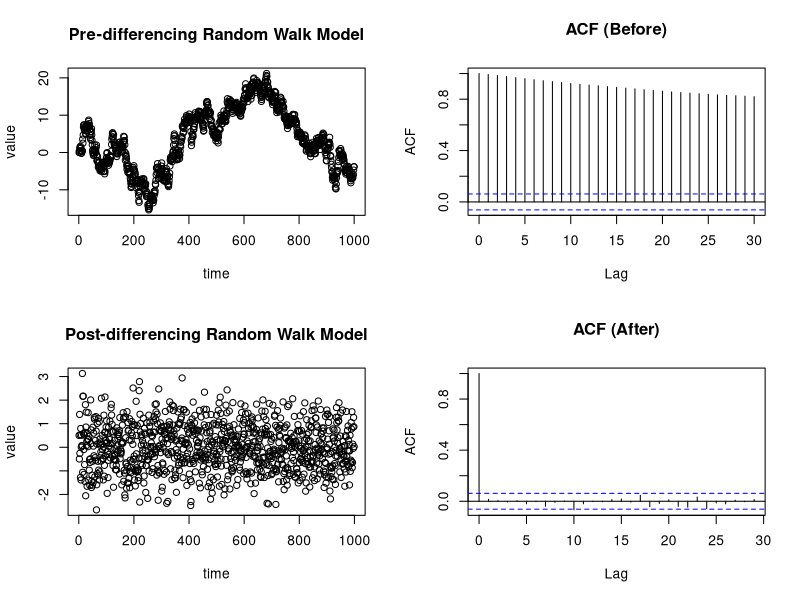

The R source for this figure:
x = NULL
x[1] = 0
for(i in 2:1000){
  x[i] = x[i-1]+rnorm(1)
}
print(x)


par(mfrow = c(2, 2))
plot(x, main='Pre-differencing Random Walk Model', xlab='time', ylab='value')
acf(x, type='correlation', main='ACF (Before)')

#apply differencing to remove trend and make the signal stationary

dx = diff(x)
plot(dx, main='Post-differencing Random Walk Model', xlab='time', ylab='value')
acf(dx, type='correlation', main='ACF (After)')